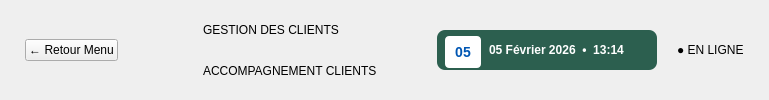
     <widget class="QWidget" name="headerWidget">
      <property name="minimumHeight">
       <number>65</number>
      </property>
      <property name="maximumHeight">
       <number>65</number>
      </property>
      <property name="styleSheet">
       <string></string>
      </property>
      <layout class="QHBoxLayout" name="horizontalLayout_header">
       <property name="spacing">
        <number>20</number>
       </property>
       <property name="leftMargin">
        <number>25</number>
       </property>
       <property name="topMargin">
        <number>10</number>
       </property>
       <property name="rightMargin">
        <number>25</number>
       </property>
       <property name="bottomMargin">
        <number>10</number>
       </property>
       <item>
        <widget class="QPushButton" name="pushButton_retour">
         <property name="maximumWidth">
          <number>150</number>
         </property>
         <property name="text">
          <string>← Retour Menu</string>
         </property>
        </widget>
       </item>
       <item>
        <widget class="QLabel" name="labelLogoImage">
         <property name="minimumSize">
          <size>
           <width>45</width>
           <height>45</height>
          </size>
         </property>
         <property name="maximumSize">
          <size>
           <width>45</width>
           <height>45</height>
          </size>
         </property>
         <property name="text">
          <string/>
         </property>
         <property name="pixmap">
          <pixmap resource="../production/resources.qrc">:/logo.png</pixmap>
         </property>
         <property name="scaledContents">
          <bool>true</bool>
         </property>
        </widget>
       </item>
       <item>
        <layout class="QVBoxLayout" name="verticalLayout_title">
         <property name="spacing">
          <number>2</number>
         </property>
         <item>
          <widget class="QLabel" name="label_titre_principal">
           <property name="text">
            <string>GESTION DES CLIENTS</string>
           </property>
           <property name="alignment">
            <set>Qt::AlignLeft|Qt::AlignVCenter</set>
           </property>
          </widget>
         </item>
         <item>
          <widget class="QLabel" name="label_titre_sous">
           <property name="text">
            <string>ACCOMPAGNEMENT CLIENTS</string>
           </property>
           <property name="alignment">
            <set>Qt::AlignLeft|Qt::AlignVCenter</set>
           </property>
          </widget>
         </item>
        </layout>
       </item>
       <item>
        <spacer name="horizontalSpacer_left1">
         <property name="orientation">
          <enum>Qt::Horizontal</enum>
         </property>
         <property name="sizeHint" stdset="0">
          <size>
           <width>40</width>
           <height>20</height>
          </size>
         </property>
        </spacer>
       </item>
       <item>
        <widget class="QWidget" name="dateTimeWidget" native="true">
         <property name="minimumSize">
          <size>
           <width>220</width>
           <height>40</height>
          </size>
         </property>
         <property name="maximumSize">
          <size>
           <width>220</width>
           <height>40</height>
          </size>
         </property>
         <property name="styleSheet">
          <string notr="true">#dateTimeWidget {
    background-color: #2C5F4F;
    border-radius: 8px;
    padding: 6px 12px;
}

#calendarIconLabel {
    background-color: white;
    border-radius: 4px;
    padding: 4px 6px;
    font-size: 14px;
    font-weight: 800;
    color: #0056b3;
    min-width: 24px;
    max-width: 24px;
    min-height: 24px;
    max-height: 24px;
}

#dateTimeLabel {
    color: white;
    font-size: 12px;
    font-weight: 600;
    font-family: 'Segoe UI', Arial, sans-serif;
}</string>
         </property>
         <layout class="QHBoxLayout" name="dateTimeLayout">
          <property name="spacing">
           <number>8</number>
          </property>
          <property name="leftMargin">
           <number>8</number>
          </property>
          <property name="topMargin">
           <number>6</number>
          </property>
          <property name="rightMargin">
           <number>8</number>
          </property>
          <property name="bottomMargin">
           <number>6</number>
          </property>
          <item>
           <widget class="QLabel" name="calendarIconLabel">
            <property name="text">
             <string>05</string>
            </property>
            <property name="alignment">
             <set>Qt::AlignCenter</set>
            </property>
           </widget>
          </item>
          <item>
           <widget class="QLabel" name="dateTimeLabel">
            <property name="text">
             <string>05 Février 2026  •  13:14</string>
            </property>
           </widget>
          </item>
         </layout>
        </widget>
       </item>
       <item>
        <widget class="QLabel" name="label_en_ligne">
         <property name="text">
          <string>● EN LIGNE</string>
         </property>
        </widget>
       </item>
      </layout>
     </widget>
